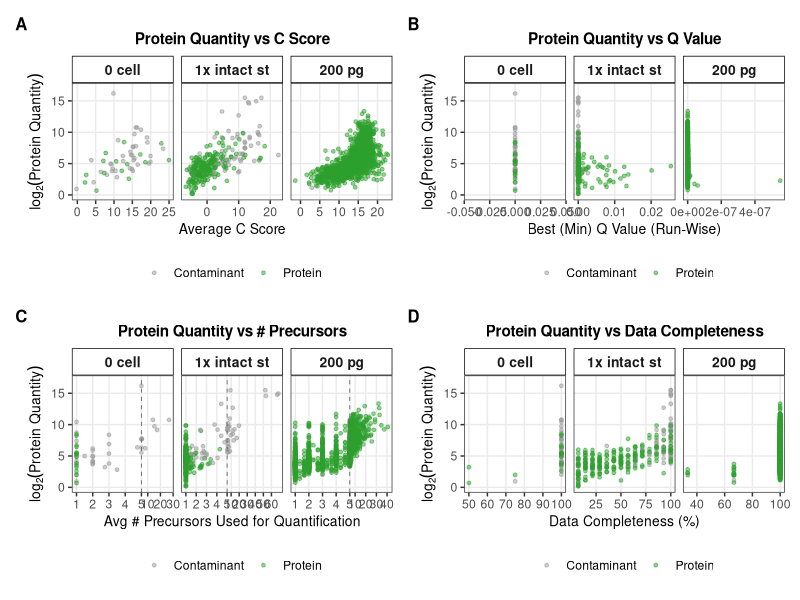

Reproduce this figure in R.
# =============================================================================
# Supplemental Figure 1, data of Figure 2
# Protein Quantity vs C score, Q value, # Precursors, Data Completeness
# =============================================================================

# install.packages(c("tidyverse", "patchwork"))  # uncomment if needed
library(tidyverse)
library(patchwork)

# --- Set working directory (adjust for local RStudio) ---
setwd("C:\\Users\\manuel.matzinger\\OneDrive - VBC\\Share_Julia_Manuel\\GitHub\\Supplemental_Figure_1")

# --- Read data ---
protein_data <- read.delim("proteins_MM_Astral1_TC003_colispike_MBRpergroup_Report.tsv",
                           sep = "\t", header = TRUE, check.names = FALSE)
file_mapping <- read.delim("file_mapping_fig2.txt",
                            sep = "\t", header = TRUE, check.names = FALSE)

# --- Identify column types by suffix pattern ---
all_cols <- colnames(protein_data)

# Extract raw file name from column headers like:
# [1] 20250908_...0cell_P1.raw.PG.Quantity
extract_raw_file <- function(col_name) {
  m <- regmatches(col_name, regexpr("\\d+_.*\\.raw", col_name))
  if (length(m) == 0) return(NA_character_)
  return(m)
}

# Classify per-run columns
quan_cols   <- all_cols[grepl("\\.raw\\.PG\\.Quantity$", all_cols)]
cscore_cols <- all_cols[grepl("\\.raw\\.PG\\.Cscore", all_cols)]
nprec_cols  <- all_cols[grepl("\\.raw\\.PG\\.NrOfPrecursorsUsedForQuantification$", all_cols)]
qval_cols   <- all_cols[grepl("\\.raw\\.PG\\.QValue", all_cols)]

cat("Found", length(quan_cols), "Quantity columns,",
    length(cscore_cols), "Cscore columns,",
    length(nprec_cols), "NrPrecursors columns,",
    length(qval_cols), "QValue columns\n")

# --- Build mapping: raw file -> condition ---
file_to_condition <- setNames(file_mapping$condition, file_mapping$FileName)

# Map each per-run column to its condition
map_col_to_condition <- function(col_name) {
  raw_file <- extract_raw_file(col_name)
  if (is.na(raw_file)) return(NA_character_)
  cond <- file_to_condition[raw_file]
  return(unname(cond))
}

quan_conditions   <- sapply(quan_cols, map_col_to_condition)
cscore_conditions <- sapply(cscore_cols, map_col_to_condition)
nprec_conditions  <- sapply(nprec_cols, map_col_to_condition)
qval_conditions   <- sapply(qval_cols, map_col_to_condition)

# --- Filter for 3 conditions of interest ---
conditions_of_interest <- c("0cell", "1x_intact_st", "200pg")

# --- Contaminant flag ---
protein_data$is_contaminant <- grepl("^cont_", protein_data$PG.ProteinGroups)

# --- Helper: compute per-protein average across runs of a condition ---
condition_avg <- function(data, cols, cond_map, condition) {
  sel_cols <- cols[cond_map == condition]
  if (length(sel_cols) == 0) return(rep(NA_real_, nrow(data)))
  sub <- data[, sel_cols, drop = FALSE]
  sub <- as.data.frame(lapply(sub, function(x) as.numeric(gsub(",", ".", as.character(x)))))
  rowMeans(sub, na.rm = TRUE)
}

# --- Helper: compute per-protein average, excluding 0 and NaN ---
condition_avg_nonzero <- function(data, cols, cond_map, condition) {
  sel_cols <- cols[cond_map == condition]
  if (length(sel_cols) == 0) return(rep(NA_real_, nrow(data)))
  sub <- data[, sel_cols, drop = FALSE]
  sub <- as.data.frame(lapply(sub, function(x) as.numeric(gsub(",", ".", as.character(x)))))
  sub[sub == 0] <- NA
  rowMeans(sub, na.rm = TRUE)
}

# --- Helper: compute per-protein MINIMUM across runs of a condition ---
condition_min <- function(data, cols, cond_map, condition) {
  sel_cols <- cols[cond_map == condition]
  if (length(sel_cols) == 0) return(rep(NA_real_, nrow(data)))
  sub <- data[, sel_cols, drop = FALSE]
  sub <- as.data.frame(lapply(sub, function(x) as.numeric(gsub(",", ".", as.character(x)))))
  apply(sub, 1, function(row) {
    vals <- row[!is.na(row)]
    if (length(vals) == 0) return(NaN)
    min(vals)
  })
}

# --- Helper: compute data completeness per condition ---
condition_completeness <- function(data, cols, cond_map, condition) {
  sel_cols <- cols[cond_map == condition]
  if (length(sel_cols) == 0) return(rep(NA_real_, nrow(data)))
  sub <- data[, sel_cols, drop = FALSE]
  sub <- as.data.frame(lapply(sub, function(x) as.numeric(gsub(",", ".", as.character(x)))))
  n_total <- ncol(sub)
  n_present <- rowSums(!is.na(sub))
  (n_present / n_total) * 100
}

# --- Build long-format data for plotting ---
plot_data_list <- list()

for (cond in conditions_of_interest) {
  avg_quan   <- condition_avg(protein_data, quan_cols, quan_conditions, cond)
  avg_cscore <- condition_avg(protein_data, cscore_cols, cscore_conditions, cond)
  avg_nprec  <- condition_avg_nonzero(protein_data, nprec_cols, nprec_conditions, cond)
  avg_qval   <- condition_min(protein_data, qval_cols, qval_conditions, cond)
  completeness <- condition_completeness(protein_data, quan_cols, quan_conditions, cond)

  df_cond <- data.frame(
    ProteinGroup   = protein_data$PG.ProteinGroups,
    Condition      = cond,
    is_contaminant = protein_data$is_contaminant,
    Avg_Quantity   = avg_quan,
    Avg_Cscore     = avg_cscore,
    Avg_NrPrecursors = avg_nprec,
    Min_Qvalue     = avg_qval,
    Completeness   = completeness,
    stringsAsFactors = FALSE
  )
  plot_data_list[[cond]] <- df_cond
}

plot_df <- bind_rows(plot_data_list)

# Remove rows where Avg_Quantity is NaN (protein not detected at all in condition)
plot_df <- plot_df %>% filter(!is.nan(Avg_Quantity) & !is.na(Avg_Quantity))

# --- Color mapping ---
plot_df$ProteinType <- ifelse(plot_df$is_contaminant, "Contaminant", "Protein")
color_map <- c("Contaminant" = "grey60", "Protein" = "#2ca02c")

# --- Condition labels for facets ---
plot_df$Condition <- factor(plot_df$Condition,
                            levels = c("0cell", "1x_intact_st", "200pg"),
                            labels = c("0 cell", "1x intact st", "200 pg"))

# --- Shared y-axis limits across all 4 plots ---
y_vals <- log2(plot_df$Avg_Quantity)
y_range <- range(y_vals, na.rm = TRUE)
y_lim <- c(floor(y_range[1]), ceiling(y_range[2]))

# --- Common theme ---
theme_pub <- theme_bw(base_size = 11) +
  theme(
    panel.grid.minor = element_blank(),
    strip.background = element_rect(fill = "white", colour = "black"),
    strip.text = element_text(face = "bold", size = 10),
    axis.title = element_text(size = 10),
    legend.position = "bottom",
    legend.title = element_blank(),
    plot.title = element_text(face = "bold", size = 11, hjust = 0.5)
  )

# --- Plot 1: Protein Quantity vs C score ---
p1 <- ggplot(plot_df, aes(x = Avg_Cscore, y = log2(Avg_Quantity), color = ProteinType)) +
  geom_point(alpha = 0.5, size = 1) +
  facet_wrap(~ Condition, scales = "free_x") +
  coord_cartesian(ylim = y_lim) +
  scale_color_manual(values = color_map) +
  labs(x = "Average C Score", y = expression(log[2]("Protein Quantity")),
       title = "Protein Quantity vs C Score") +
  theme_pub

# --- Plot 2: Protein Quantity vs Q value (lowest/best per condition) ---
p2 <- ggplot(plot_df, aes(x = Min_Qvalue, y = log2(Avg_Quantity), color = ProteinType)) +
  geom_point(alpha = 0.5, size = 1) +
  facet_wrap(~ Condition, scales = "free_x") +
  coord_cartesian(ylim = y_lim) +
  scale_color_manual(values = color_map) +
  labs(x = "Best (Min) Q Value (Run-Wise)", y = expression(log[2]("Protein Quantity")),
       title = "Protein Quantity vs Q Value") +
  theme_pub

# --- Plot 3: Protein Quantity vs # Precursors (split x-axis) ---
# Custom piecewise-linear transformation:
#   [0, 5]    maps to [0, 0.5]   (50% of axis width)
#   (5, max]  maps to (0.5, 1.0] (50% of axis width)
split_breakpoint <- 5
nprec_max <- ceiling(max(plot_df$Avg_NrPrecursors, na.rm = TRUE))

split_transform <- function(x) {
  ifelse(x <= split_breakpoint,
         x / split_breakpoint * 0.5,
         0.5 + (x - split_breakpoint) / (nprec_max - split_breakpoint) * 0.5)
}
split_inverse <- function(x) {
  ifelse(x <= 0.5,
         x / 0.5 * split_breakpoint,
         split_breakpoint + (x - 0.5) / 0.5 * (nprec_max - split_breakpoint))
}

split_trans <- scales::trans_new(
  name      = "split_axis",
  transform = split_transform,
  inverse   = split_inverse
)

# Tick marks: 1-5 in the left half, sensible ticks in the right half
right_ticks <- seq(10, nprec_max, by = 10)
right_ticks <- right_ticks[right_ticks > split_breakpoint]
split_breaks <- sort(unique(c(1:split_breakpoint, right_ticks)))

p3 <- ggplot(plot_df, aes(x = Avg_NrPrecursors, y = log2(Avg_Quantity), color = ProteinType)) +
  geom_point(alpha = 0.5, size = 1) +
  # Vertical line at the split boundary
  geom_vline(xintercept = split_breakpoint, linetype = "dashed", color = "grey40", linewidth = 0.3) +
  facet_wrap(~ Condition, scales = "free_x") +
  coord_cartesian(ylim = y_lim) +
  scale_x_continuous(trans = split_trans, breaks = split_breaks) +
  scale_color_manual(values = color_map) +
  labs(x = "Avg # Precursors Used for Quantification",
       y = expression(log[2]("Protein Quantity")),
       title = "Protein Quantity vs # Precursors") +
  theme_pub

# --- Plot 4: Protein Quantity vs Data Completeness ---
p4 <- ggplot(plot_df, aes(x = Completeness, y = log2(Avg_Quantity), color = ProteinType)) +
  geom_point(alpha = 0.5, size = 1) +
  facet_wrap(~ Condition, scales = "free_x") +
  coord_cartesian(ylim = y_lim) +
  scale_color_manual(values = color_map) +
  labs(x = "Data Completeness (%)",
       y = expression(log[2]("Protein Quantity")),
       title = "Protein Quantity vs Data Completeness") +
  theme_pub

# --- Combine and save ---
combined <- (p1 | p2) / (p3 | p4) +
  plot_annotation(tag_levels = "A") &
  theme(plot.tag = element_text(face = "bold", size = 12))

ggsave("proteomics_4panel_figure.svg", combined, width = 16, height = 8)

cat("\nPlots saved successfully!\n")
cat("Proteins in plot data:", nrow(plot_df), "\n")
cat("Conditions:", levels(plot_df$Condition), "\n")
